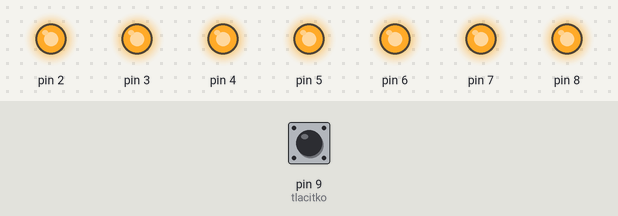
Recording of a sketch running on a simulated Arduino Uno, built with avr-gcc and run on an emulated ATmega328P. On the bench: output pins drawn as LEDs (lit = HIGH). The inputs (shaded band) are chosen by the test bench; at power-on: pin 9 (tlacitko) LOW. Random numbers use the default seed unless the sketch sets one.

Above: at 1.2 s.
1.3 s: pin 9 (tlacitko) driven HIGH
At 2.5 s:
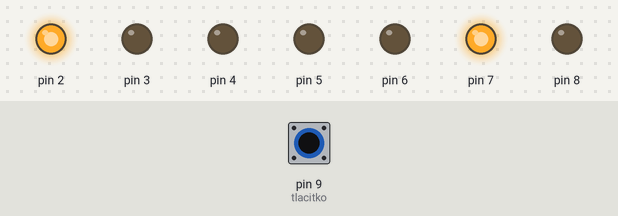
2.8 s: pin 9 (tlacitko) pulsed LOW 5 times (0.12 s each, 0.3 s apart)
At 5.4 s:
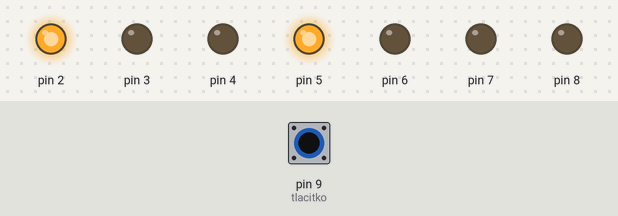
5.8 s: pin 9 (tlacitko) pulsed LOW 2 times (0.12 s each, 0.3 s apart)
At 6.8 s:
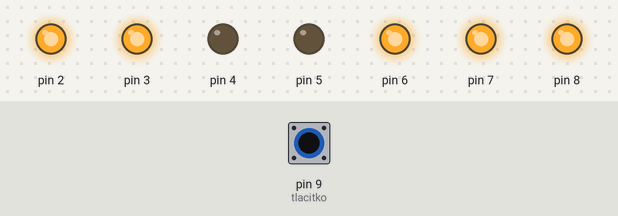
Timing chart, 0 to 8.8 s (numbered marks = the images above; inputs shaded):
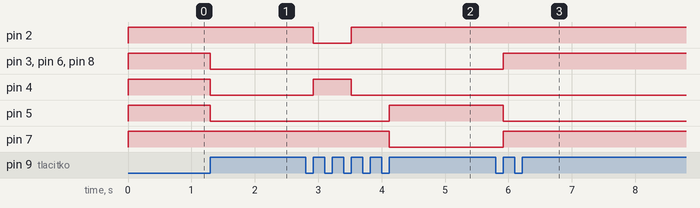

The sketch:

kostka_segment.ino
```cpp
//hraci kostka
//pri stisku tlacitka se na displayi rozsviti "hozene" cislo

byte tlacitko = 9; //vstup tlacitka na pin 9

//--dioda6--              rozlozeni diod na segmentaku
//|         |
//dioda7    dioda5
//|         |
//--dioda8--
//|         |
//dioda2    dioda4
//|         |
//--dioda3--

byte cisla[6][7] = {{0, 0, 1, 1, 0, 0, 0}, //1
  {1, 1, 0, 1, 1, 0, 1}, //2
  {0, 1, 1, 1, 1, 0, 1}, //3
  {0, 0, 1, 1, 0, 1, 1}, //4
  {0, 1, 1, 0, 1, 1, 1}, //5
  {1, 1, 1, 0, 1, 1, 1} //6
};

byte segment[7] {2, 3, 4, 5, 6, 7, 8}; //vystupy segmentu na pinech 2 -8
byte randn; //promena pro generaci nahodneho cisla (pro vrh kostkou)

bool aktualniStavTlacitka; //promenna pro ulozeni aktualniho stavu tlacitka
bool minulyStavTlacitka = 0; //promenna pro ulozeni predchoziho stavu tlacitka

void setup() {
  randomSeed(analogRead(A0)); //nahodne cislo bude generovano z sumu na anal. pinu A0
  pinMode(tlacitko, INPUT); //vstup tlacitka na pin 9
  //Serial.begin(9600); //zahajeni seriove komunikace

  for (int i = 0; i <= 6; i = i + 1) {
    pinMode(segment[i], OUTPUT); //vystupy segmentu na pinech 2 -8
    digitalWrite(segment[i], HIGH);
  }
}

void loop() {
  aktualniStavTlacitka = digitalRead(tlacitko); //zjisteni aktualniho stavu tlacitka

  if (aktualniStavTlacitka == 1 && minulyStavTlacitka == 0) {
    for (int i = 0; i <= 6; i = i + 1) {
      digitalWrite(segment[i], HIGH); //pokud prisla kladna hrana signalu, segmenty zhasnou
    }

    randn = random(0, 6); //vygenerovani nahodneho cisla od 0 do 6, tedy cele cislo od 0 do 5

    for (int i = 0; i <= 6; i = i + 1) {
      if (cisla[randn][i] == 1) {
        digitalWrite(segment[i], LOW); //rozsviceni hozeneho cisla na displayi
      }
    }
    delay(300);
  }
  //Serial.println(randn);
  minulyStavTlacitka = aktualniStavTlacitka; //zmena stavu tlacitka

}
```

Measured:
- after the input at 1.3 s, pin 3–6, pin 8: HIGH → LOW at once
- after the input at 2.8 s, pin 2: HIGH → LOW after 0.12 s, → HIGH 0.60 s later; pin 4: LOW → HIGH after 0.12 s, → LOW 0.60 s later; pin 5: LOW → HIGH after 1.3 s; pin 7: HIGH → LOW after 1.3 s
- after the input at 5.8 s, pin 3, pin 6–8: LOW → HIGH after 0.12 s; pin 5: HIGH → LOW after 0.12 s
